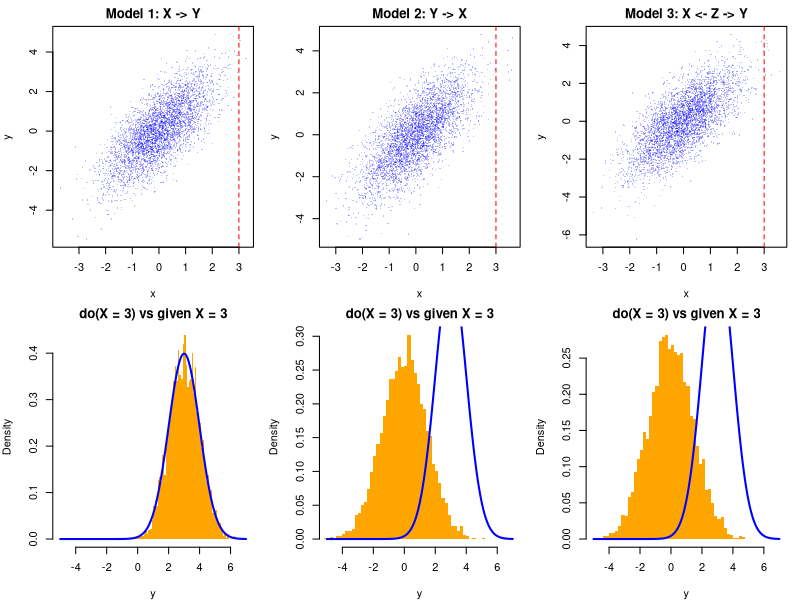

The R source for this figure:
# Three causal models with the same observational distribution but different effects of do(X = 3)
set.seed(0)
n <- 4000

model_1 <- function(n, x_do = NULL) {
  x <- if (is.null(x_do)) rnorm(n) else rep(x_do, n)
  y <- x + rnorm(n)
  list(x = x, y = y)
}
model_2 <- function(n, x_do = NULL) {
  y <- rnorm(n, 0, sqrt(2))
  x <- if (is.null(x_do)) y / 2 + rnorm(n, 0, sqrt(0.5)) else rep(x_do, n)
  list(x = x, y = y)
}
model_3 <- function(n, x_do = NULL) {
  z <- rnorm(n)
  x <- if (is.null(x_do)) 0.8 * z + rnorm(n, 0, 0.6) else rep(x_do, n)
  y <- 1.25 * z + rnorm(n, 0, sqrt(0.4375))
  list(x = x, y = y)
}

models <- list("Model 1: X -> Y" = model_1, "Model 2: Y -> X" = model_2,
               "Model 3: X <- Z -> Y" = model_3)
op <- par(mfrow = c(2, 3), mar = c(4, 4, 2, 1))
for (name in names(models)) {
  d <- models[[name]](n)
  plot(d$x, d$y, pch = 16, cex = 0.3, col = rgb(0, 0, 1, 0.25),
       xlab = "x", ylab = "y", main = name)
  abline(v = 3, lty = 2, col = "red")
}
grid <- seq(-5, 7, length.out = 300)
for (name in names(models)) {
  y_do <- models[[name]](n, x_do = 3)$y
  hist(y_do, breaks = 50, freq = FALSE, col = "orange", border = NA,
       xlim = c(-5, 7), xlab = "y", main = "do(X = 3) vs given X = 3")
  lines(grid, dnorm(grid, 3, 1), col = "blue", lwd = 2)
}
par(op)

# Observational moments agree across models: Var(X) = 1, Var(Y) = 2, Cov(X, Y) = 1
sapply(models, function(m) { d <- m(1e5); c(var(d$x), var(d$y), cov(d$x, d$y)) })
